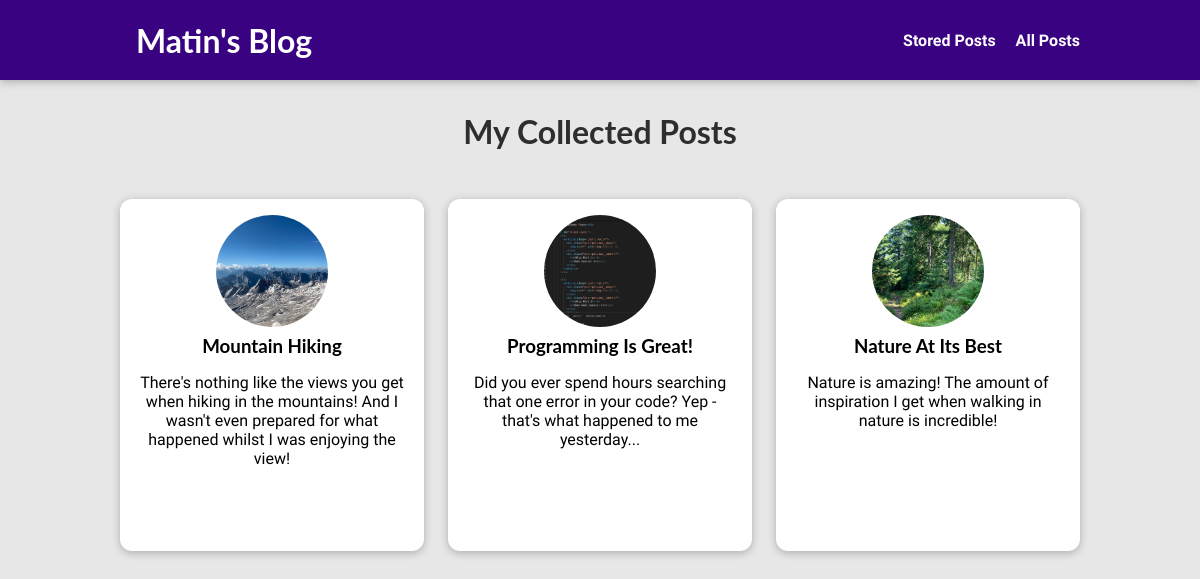
Page /posts on the earlier database version.
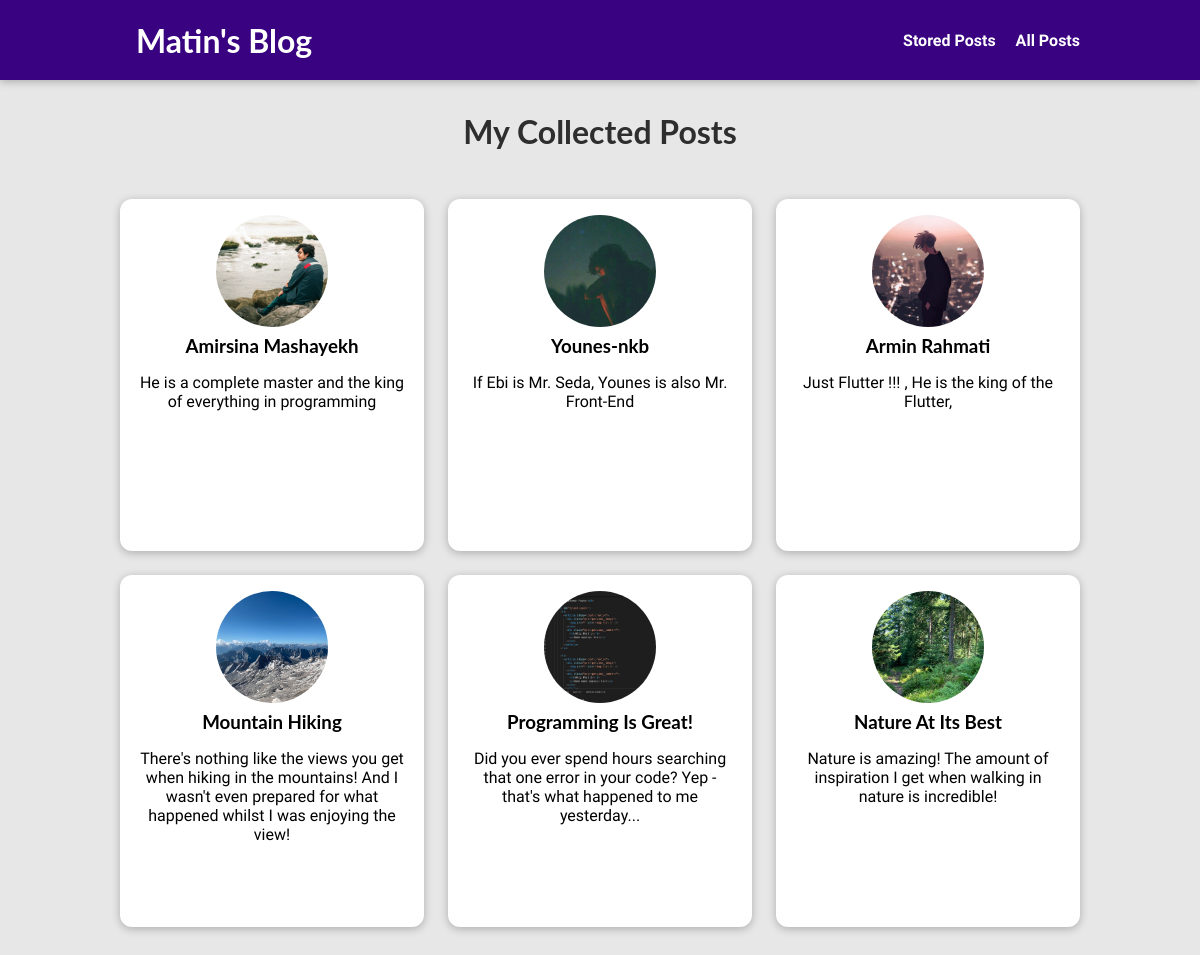
Same page on the later database version.
### blog/models.py (models this page shows, shortened)
class Post(models.Model):
    title = models.CharField(max_length=150)
    excerpt = models.CharField(max_length=200)
    image = models.ImageField(upload_to="posts", null=True)
    date = models.DateField(auto_now=True)
    slug = models.SlugField(unique=True, db_index=True)
    content = models.TextField(validators=[MinLengthValidator(10)])
    author = models.ForeignKey(
        Author, on_delete=models.SET_NULL, null=True, related_name="posts")
    tags = models.ManyToManyField(Tag)

### blog/views.py (the view)
# urls.py: path("posts", views.AllPostsView.as_view(), name="posts-page"),
class AllPostsView(ListView):
    template_name = "blog/all-posts.html"
    model = Post
    ordering = ["-date"]
    context_object_name = "all_posts"

### blog/templates/blog/all-posts.html (shortened to what this page needs)
{% extends "base.html" %}
{% load static %}
{% block css_files %}
    <link rel="stylesheet" href="{% static "blog/post.css" %}">
    <link rel="stylesheet" href="{% static "blog/all-posts.css" %}">
{% endblock css_files %}
{% block content %}
<section id="all-posts">
    <h2>My Collected Posts</h2>
    <ul>
      {% for post in all_posts %}
        {% include "blog/includes/post.html" %}
      {% endfor %}
    </ul>
</section>
{% endblock content %}

### templates/base.html (shortened to what this page needs)
{% load static %}
<!DOCTYPE html>
<html lang="en">
  <head>
    <link rel="stylesheet" href="{% static "app.css" %}">
     {% block css_files %}{% endblock css_files %}
  </head>
  <body>
    <header id="main-navigation">
      <h1><a href="{% url "starting-page" %}">Matin's Blog</a></h1>
      <nav>
        <a href="{% url "read-later" %}">Stored Posts</a>
        <a href="{% url "posts-page" %}">All Posts</a>
      </nav>
    </header>
    {% block content %}{% endblock content %}
  </body>
</html>

### blog/templates/blog/includes/post.html
<li>
  <article class="post">
    <a href="{% url "post-detail-page" post.slug %}">
      <img src="{{ post.image.url }}" alt="{{ post.title }}">
      <div class="post__content">
        <h3>{{ post.title }}</h3>
        <p>
          {{ post.excerpt }}
        </p>
      </div>
    </a>
  </article>
</li>

### static/app.css (style rules this page uses)
* { box-sizing: border-box; }
html { font-family: 'Open Sans', 'Lato', sans-serif; }
body { margin: 0; }
h1, h2, h3 { font-family: 'Lato', sans-serif; font-weight: bold; }
#main-navigation { width: 100%; height: 5rem; display: flex; justify-content: space-between; align-items: center; padding: 0 10%; position: absolute; top: 0; left: 0; }
#main-navigation a { text-decoration: none; color: white; font-weight: bold; margin-left: 1rem; }

### blog/static/blog/post.css (style rules this page uses)
.post { display: flex; flex-direction: column; align-items: center; text-align: center; }
.post a { text-decoration: none; color: black; transition: all 0.2s ease; padding: 1rem; }
.post img { width: 5rem; height: 5rem; object-fit: cover; border-radius: 50%; }
.post h3 { margin: 0.25rem 0; }

### blog/static/blog/all-posts.css (style rules this page uses)
body { background-color: #e7e7e7; }
#main-navigation { background-color: #390281; box-shadow: 0 2px 8px rgba(0, 0, 0, 0.25); }
#all-posts { margin: 7rem auto; width: 90%; max-width: 60rem; }
#all-posts h2 { text-align: center; font-size: 2rem; color: #2e2e2e; margin: 3rem 0; }
ul { list-style: none; margin: 0; padding: 0; display: grid; grid-template-columns: repeat(auto-fill, minmax(17rem, 1fr)); gap: 1.5rem; }
.post img { width: 7rem; height: 7rem; }
.post a { height: 22rem; transform-origin: center; box-shadow: 0 2px 8px rgba(0, 0, 0, 0.25); border-radius: 12px; background-color: white; }

Differences in the rows shown:
added Post: image (picture), title "Amirsina Mashayekh", excerpt "He is a complete master and the king of everything in programming"
added Post: image (picture), title "Younes-nkb", excerpt "If Ebi is Mr. Seda, Younes is also Mr. Front-End"
added Post: image (picture), title "Armin Rahmati", excerpt "Just Flutter !!! , He is the king of the Flutter,"
